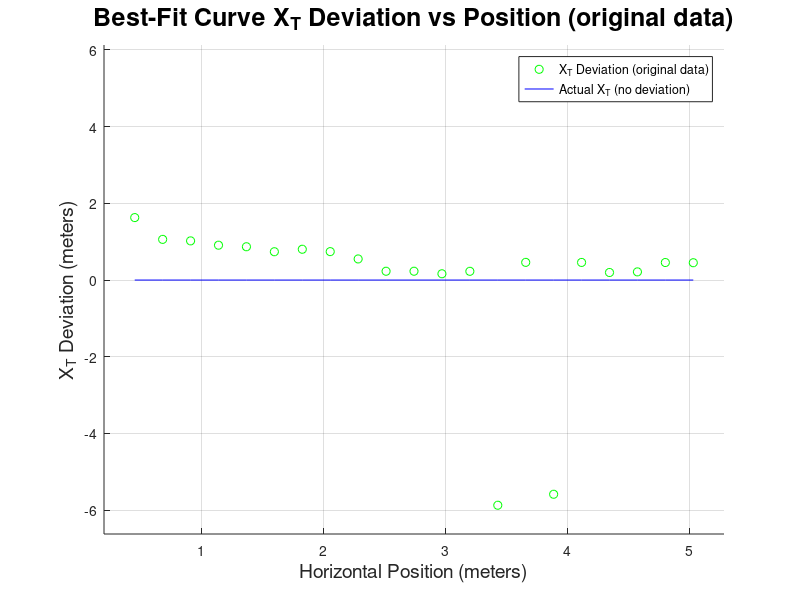
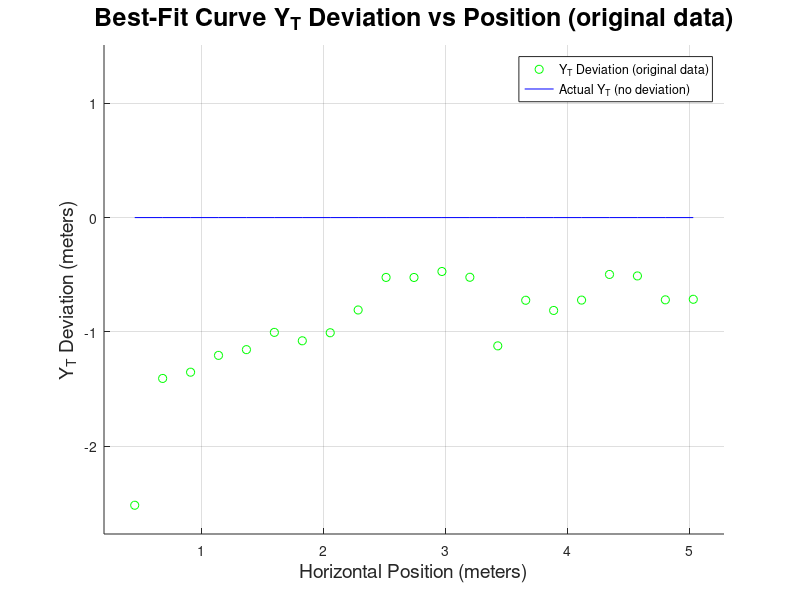
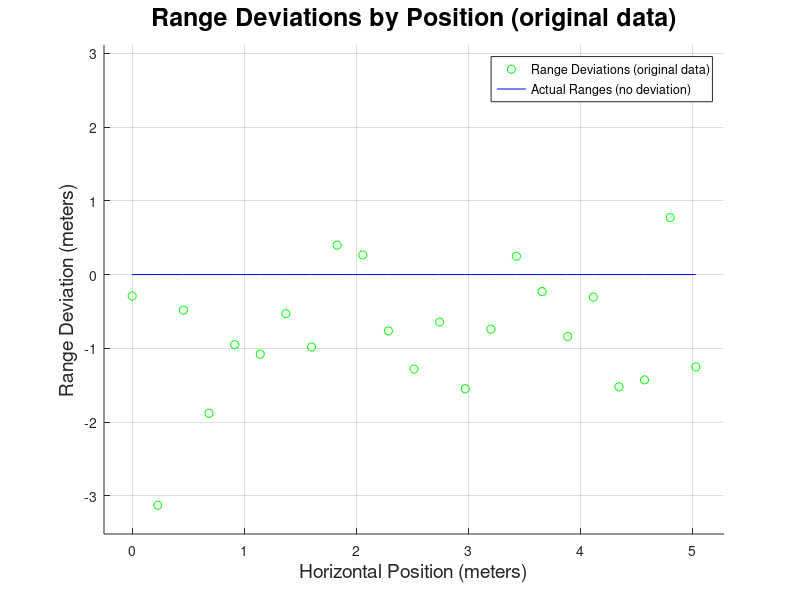
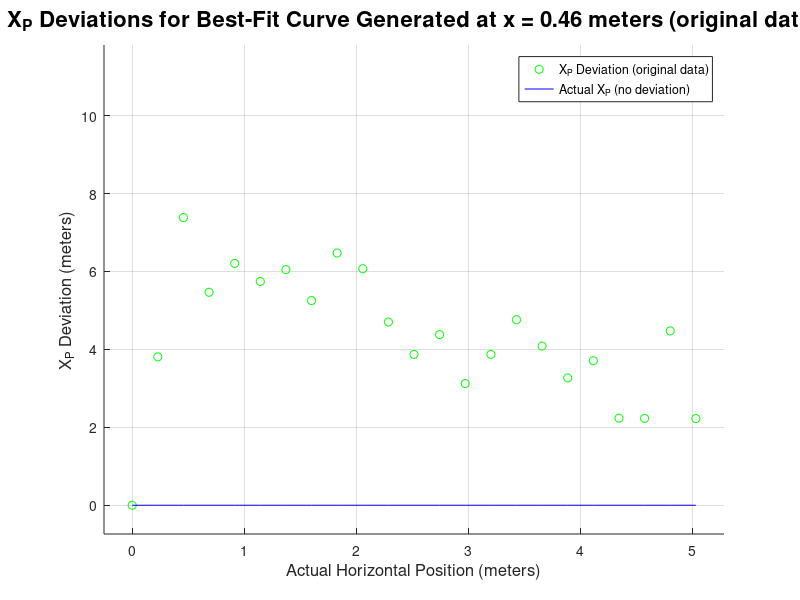

MATLAB code for these plots, in order: (Note: a time limit stopped this script after it produced the figures.)
%Zak Abner, Tay Johnson, Daniel Balch
%ECE 449 A (Professor Dmitriy Garmatyuk)
%Best-fit Navigation Algorithm
%3-24-2016
%This algorithm assumes that the length of rangesA is the same as the
%length of ranges B, and that there are at least 3 data points in each.
%By convention, the first data point will have an x-coordinate of 0.
%(X_t is no longer preset to 0.)
rangesA = [4.38 1.425 3.96 2.46 3.3 3.09 3.57 3.06 4.395 4.23 3.18 2.655 3.3 2.415 3.255 4.29 3.87 3.33 3.945 2.82 3.015 5.325 3.42];
rangesB = [5.22 4.2 4.29 3.3 5.04 5.745 3.96 4.035 5.55 5.31 4.38 4.965 3.3 3.66 3.585 6.33 4.92 3.495 4.8 3.27 4.26 5.7 3.6];
posInterval = 9; % acutal position interval in inches
centerIndex = 12; % index of actual center position (closest to radar)
actualPositions = 0:posInterval:(((length(rangesA))-1)*posInterval);
actualPositions = (actualPositions.*2.54.*0.01); % actual positions in meters
actualY_t = 155*2.54*0.01;
actualX_t = actualPositions(centerIndex);
actualRanges = sqrt(((actualPositions-actualX_t).^2)+(actualY_t^2));
rngDevsA = (rangesA - actualRanges);
rngDevsB = (rangesB - actualRanges);
rLength = length(rangesA);
observedX_pA = zeros((rLength - 2),rLength);
observedX_pB = zeros((rLength - 2),rLength);
posDevsA = zeros((rLength - 2),rLength);
posDevsB = zeros((rLength - 2),rLength);
observedX_tA = zeros(1,(rLength - 2));
observedX_tB = zeros(1,(rLength - 2));
x_tDevsA = zeros(1,(rLength - 2));
x_tDevsB = zeros(1,(rLength - 2));
observedY_tA = zeros(1,(rLength - 2));
observedY_tB = zeros(1,(rLength - 2));
y_tDevsA = zeros(1,(rLength - 2));
y_tDevsB = zeros(1,(rLength - 2));
parabCoeffsA = zeros((rLength-2),3);
parabCoeffsB = zeros((rLength-2),3);
invalPreMarkersA = zeros((rLength - 2),rLength);
invalPreMarkersB = zeros((rLength - 2),rLength);
parabola = @(coefs,x)((coefs(1).*(x.^2))+(coefs(2).*x)+coefs(3));
initCoefs = zeros(1,3);
normResidualsA = zeros(1,(rLength - 2));
normResidualsB = zeros(1,(rLength - 2));
for k = 3:(rLength)
    k1 = (k-2);
    for u = 1:2
        if (u == 1)
            currentRngs = rangesA;
        else
            currentRngs = rangesB;
        end
        currentIndices = (1:k);
        currentY = currentRngs(1:k);
        [coefs,currentNormResidual] = lsqcurvefit(parabola,initCoefs,...
            currentIndices,currentY);
        currentMinimaIndex = (-1*(coefs(2)/(2*coefs(1))));
        currentY_t = parabola(coefs,currentMinimaIndex);
        currentX_t = abs(sqrt((((currentRngs(1))^2)-(currentY_t^2))));
        if (currentMinimaIndex < 1)
            currentX_t = (-1*currentX_t);
        end
        currentObsX_p = zeros(1,length(currentRngs));
        currentInvalPreMarkers = zeros(1,length(currentRngs));
        for m = 1:(length(currentRngs))
            preX_p = (((currentRngs(m))^2)-(currentY_t^2));
            if (m >= currentMinimaIndex)
                currentObsX_p(m) = (currentX_t+(abs(sqrt(preX_p))));
            else
                currentObsX_p(m) = (currentX_t-(abs(sqrt(preX_p))));
            end
            if (preX_p < 0)
                currentInvalPreMarkers(m) = 1;
            end
        end
        if (u == 1)
            observedX_pA(k1,:) = currentObsX_p;
            posDevsA(k1,:) = (currentObsX_p - actualPositions);
            observedX_tA(k1) = currentX_t;
            x_tDevsA(k1) = (currentX_t - actualX_t);
            observedY_tA(k1) = currentY_t;
            y_tDevsA(k1) = (currentY_t - actualY_t);
            parabCoeffsA(k1,:) = coefs;
            invalPreMarkersA(k1,:) = currentInvalPreMarkers;
            normResidualsA(k1) = currentNormResidual;
        else
            observedX_pB(k1,:) = currentObsX_p;
            posDevsB(k1,:) = (currentObsX_p - actualPositions);
            observedX_tB(k1) = currentX_t;
            x_tDevsB(k1) = (currentX_t - actualX_t);
            observedY_tB(k1) = currentY_t;
            y_tDevsB(k1) = (currentY_t - actualY_t);
            parabCoeffsB(k1,:) = coefs;
            invalPreMarkersB(k1,:) = currentInvalPreMarkers;
            normResidualsB(k1) = currentNormResidual;
        end
    end
end
clear currentRngs currentX currentY coefs currentNormResidual currentMinimaIndex;
clear currentX_t currentY_t currentObsX_p currentInvalPreMarkers preX_p;
fgCount = 1;
zeroDev = zeros(1,100);
actPosMargin = (((max(actualPositions))-(min(actualPositions)))*0.05);
minActPos = ((min(actualPositions))-actPosMargin);
minParabActPos = ((actualPositions(3))-actPosMargin);
maxActPos = ((max(actualPositions))+actPosMargin);
topMarginFactor = 6;
parabolaX = linspace(minActPos,maxActPos,500);
parabolaIndices = (((1/(posInterval*2.54*0.01)).*(parabolaX))+1);
for v = 1:2
    if (v == 1)
        currentPosDevs = posDevsA;
        currentX_tDevs = x_tDevsA;
        currentY_tDevs = y_tDevsA;
        currentPreMarkers = invalPreMarkersA;
        currentRngDevs = rngDevsA;
        currentRngs = rangesA;
        currentParabCoeffs = parabCoeffsA;
        typeText = 'original data';
    else
        currentPosDevs = posDevsB;
        currentX_tDevs = x_tDevsB;
        currentY_tDevs = y_tDevsB;
        currentPreMarkers = invalPreMarkersB;
        currentRngDevs = rngDevsB;
        currentRngs = rangesB;
        currentParabCoeffs = parabCoeffsB;
        typeText = 'filtered data';
    end
    figure(fgCount);
    fgCount = (fgCount+1);
    scatter(actualPositions(3:(rLength)),currentX_tDevs,'g');
    hold on;
    plot(actualPositions(3:(rLength)),zeroDev(1:(rLength-2)),'b');
    xlabel('Horizontal Position (meters)','FontSize',14);
    ylabel('X_{T} Deviation (meters)','FontSize',14);
    titleText = sprintf('Best-Fit Curve X_{T} Deviation vs Position (%s)',typeText);
    title(titleText,'FontSize',18);
    %fprintf('\nX_t Legend, Figure %i, v = %i',(fgCount-1),v);
    legendText = sprintf('X_{T} Deviation (%s)',typeText);
    legend(legendText,'Actual X_{T} (no deviation)','Location','NorthEast');
    maxYCoord = max([currentX_tDevs 0]);
    minYCoord = min([currentX_tDevs 0]);
    yMargin = ((maxYCoord-minYCoord)*0.1);
    minYCoord = (minYCoord-yMargin);
    maxYCoord = (maxYCoord+(yMargin*topMarginFactor));
    axis([minParabActPos,maxActPos,minYCoord,maxYCoord]);
    grid on;
    figure(fgCount);
    fgCount = (fgCount+1);
    scatter(actualPositions(3:(rLength)),currentY_tDevs,'g');
    hold on;
    plot(actualPositions(3:(rLength)),zeroDev(1:(rLength-2)),'b');
    xlabel('Horizontal Position (meters)','FontSize',14);
    ylabel('Y_{T} Deviation (meters)','FontSize',14);
    titleText = sprintf('Best-Fit Curve Y_{T} Deviation vs Position (%s)',typeText);
    title(titleText,'FontSize',18);
    %fprintf('\nY_t Legend, Figure %i, v = %i',(fgCount-1),v);
    legendText = sprintf('Y_{T} Deviation (%s)',typeText);
    legend(legendText,'Actual Y_{T} (no deviation)','Location','NorthEast');
    maxYCoord = max([currentY_tDevs 0]);
    minYCoord = min([currentY_tDevs 0]);
    yMargin = ((maxYCoord-minYCoord)*0.1);
    minYCoord = (minYCoord-yMargin);
    maxYCoord = (maxYCoord+(yMargin*topMarginFactor));
    axis([minParabActPos,maxActPos,minYCoord,maxYCoord]);
    grid on;
    figure(fgCount);
    fgCount = (fgCount+1);
    scatter(actualPositions,currentRngDevs,'g');
    hold on;
    plot(actualPositions,zeroDev(1:(length(actualPositions))),'b');
    xlabel('Horizontal Position (meters)','FontSize',14);
    ylabel('Range Deviation (meters)','FontSize',14);
    titleText = sprintf('Range Deviations by Position (%s)',typeText);
    title(titleText,'FontSize',18);
    %fprintf('\nRange Dev. Legend, Figure %i, v = %i',(fgCount-1),v);
    legendText = sprintf('Range Deviations (%s)',typeText);
    legend(legendText,'Actual Ranges (no deviation)','Location','NorthEast');
    maxYCoord = max([currentRngDevs 0]);
    minYCoord = min([currentRngDevs 0]);
    yMargin = ((maxYCoord-minYCoord)*0.1);
    minYCoord = (minYCoord-yMargin);
    maxYCoord = (maxYCoord+(yMargin*topMarginFactor));
    axis([minActPos,maxActPos,minYCoord,maxYCoord]);
    grid on;
    for n = 1:(rLength-2)
        curveNum = (n+2);
        preMarkerSeg = currentPreMarkers(n,:);
        posDevSeg = currentPosDevs(n,:);
        numInvMarkers = sum(preMarkerSeg);
        parabCoeffsSeg = currentParabCoeffs(n,:);
        parabolaY = parabola(parabCoeffsSeg,parabolaIndices);
        if (numInvMarkers > 0)
            invMarkerIndices = ones(1,numInvMarkers);
            invMarkerCount = 1;
            for z = 1:(length(preMarkerSeg))
                if (preMarkerSeg(z) == 1)
                    invMarkerIndices(invMarkerCount) = z;
                    invMarkerCount = (invMarkerCount+1);
                end
            end
            invMarkerX = actualPositions(invMarkerIndices);
            invMarkerY = posDevSeg(invMarkerIndices);
            invMarkerR = currentRngs(invMarkerIndices);
        end
        figure(fgCount);
        fgCount = (fgCount+1);
        scatter(actualPositions,posDevSeg,'g');
        hold on;
        plot(actualPositions,zeroDev(1:(length(actualPositions))),'b');
        if (numInvMarkers > 0)
            scatter(invMarkerX,invMarkerY,'r','filled');
        end
        xlabel('Actual Horizontal Position (meters)','FontSize',12);
        ylabel('X_{P} Deviation (meters)','FontSize',12);
        if (curveNum < (length(actualPositions)))
            titleText = sprintf('X_{P} Deviations for Best-Fit Curve Generated at x = %.2f meters (%s)',...
                actualPositions(curveNum),typeText);
        else
            titleText = sprintf('X_{P} Deviations for Final Best-Fit Curve (%s)',...
                typeText);
        end
        title(titleText,'FontSize',16);
        %fprintf('\n\nX_p Legend, Parabola %i, Figure %i, v = %i',...
            %n,(fgCount-1),v);
        legendText = sprintf('X_{P} Deviation (%s)',typeText);
        if (numInvMarkers > 0)
            legend(legendText,'Actual X_{P} (no deviation)',...
                'Invalid/Impossible Data Points','Location','NorthEast');
        else
            legend(legendText,'Actual X_{P} (no deviation)','Location',...
                'NorthEast');
        end
        maxYCoord = max([posDevSeg 0]);
        minYCoord = min([posDevSeg 0]);
        yMargin = ((maxYCoord-minYCoord)*0.1);
        minYCoord = (minYCoord-yMargin);
        maxYCoord = (maxYCoord+(yMargin*topMarginFactor));
        axis([minActPos,maxActPos,minYCoord,maxYCoord]);
        grid on;
        figure(fgCount);
        fgCount = (fgCount+1);
        scatter(actualPositions,currentRngs,'b');
        hold on;
        plot(parabolaX,parabolaY,'g');
        if (numInvMarkers > 0)
            scatter(invMarkerX,invMarkerR,'r','filled');
        end
        xlabel('Actual Horizontal Position (meters)','FontSize',12);
        ylabel('Measured Range (meters)','FontSize',12);
        if (curveNum < (length(actualPositions)))
            titleText = sprintf('Ranges with Best-Fit Curve Generated at x = %.2f meters (%s)',...
                actualPositions(curveNum),typeText);
        else
            titleText = sprintf('Ranges with Final Best-Fit Curve (%s)',...
                typeText);
        end
        title(titleText,'FontSize',16);
        %fprintf('\n\nX_p Legend, Parabola %i, Figure %i, v = %i',...
            %n,(fgCount-1),v);
        legendText = sprintf('Radar Range in meters (%s)',typeText);
        if (numInvMarkers > 0)
            legend(legendText,'Best-Fit Curve of Ranges',...
                'Invalid/Impossible Data Points','Location','NorthEast');
        else
            legend(legendText,'Best-Fit Curve of Ranges','Location',...
                'NorthEast');
        end
        maxYCoord = max(currentRngs);
        minYCoord = min(currentRngs);
        yMargin = ((maxYCoord-minYCoord)*0.1);
        minYCoord = (minYCoord-yMargin);
        maxYCoord = (maxYCoord+(yMargin*topMarginFactor));
        axis([minActPos,maxActPos,minYCoord,maxYCoord]);
        grid on;
    end
end
% post matrix creation:
%   -for each parabola, make array of invalid-marker x-coordinates
%   -use loop to separate ranges from positions;
%   -make array of invalid y-coordinates for each of above points
